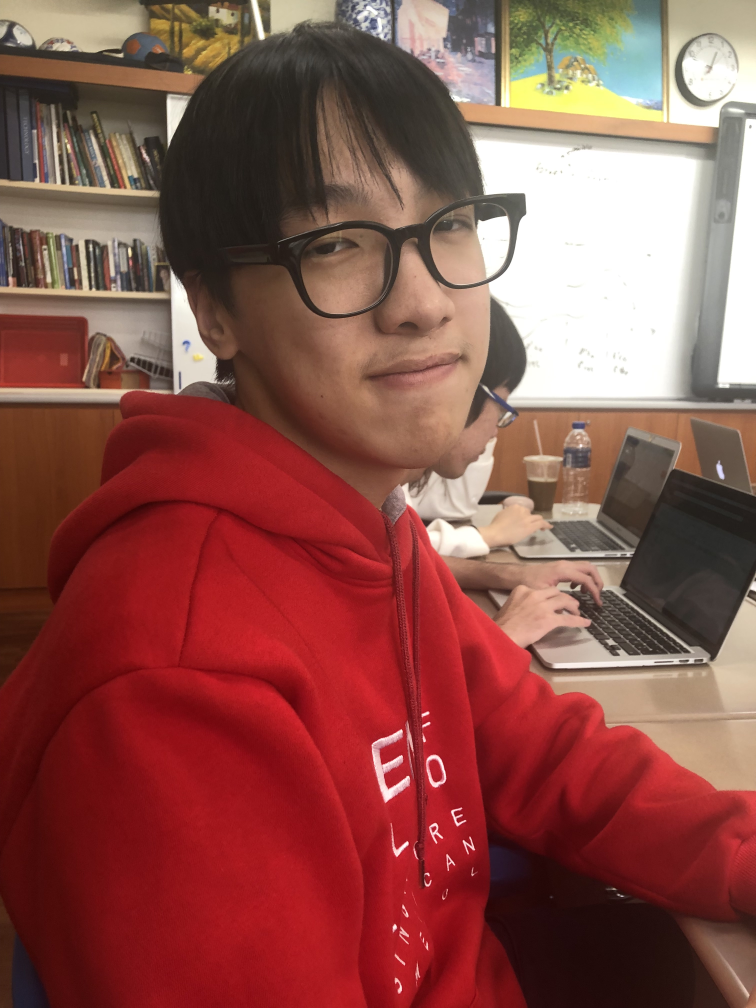
#> input picture IMG_3705.jpeg, 3024 x 4032 px (shown at 1/4 size)
$ python -i LinearTransform.py   (imports and definitions only)
#> lines starting #> are read from the running program, lines starting #| are printed output that depends on the picture
# Basic Animation Framework

from tkinter import *
import numpy as np
import pickle
import os
import sys
import math


USE_CV2 = False

if USE_CV2:
    import cv2


def distance(x0,x1,y0,y1):
    return ((x0-x1)**2 + (y0-y1)**2) ** 0.5

####################################
# Helper Image Functions
####################################

# [20 lines left out: functions findEdges, pic2array, not called in this run]


####################################
# customize these functions
####################################

def init(data):
    data.width = 800
    data.height = 800
    data.line_spacing = 80

    data.i_x = data.width/2 + data.line_spacing
    data.i_y = data.height/2
    data.j_x = data.width / 2
    data.j_y = data.height / 2 - data.line_spacing

    data.i = None
    data.i_circle = None
    data.j = None
    data.j_circle = None

    data.i_selected = False
    data.j_selected = False


    if USE_CV2:
        data.img = cv2.imread("images/penguindab2.jpeg")
        data.img = findEdges(data.img)
        data.img = cv2.cvtColor(data.img, cv2.COLOR_BGR2GRAY)

        data.coordsList = np.array(pic2array(data.img))
        data.coordsList = np.transpose(data.coordsList)
    else:
        with open(os.path.dirname(os.path.abspath(sys.argv[0])) + '/examplePoints.txt', 'rb') as fp:
            data.coordsList = pickle.load(fp)

    max_val = np.max(data.coordsList)
    data.scale = 1.3333/max_val
    data.coordsList = data.coordsList * data.scale  # CoordsList stores # of notches away from the origin

    data.coordsList[0] = data.coordsList[0] - min(data.coordsList[0])
    data.coordsList[1] = data.coordsList[1] - min(data.coordsList[1])

    data.mult_matrix = np.array([[1, 0],
                                [0, 1]])

    data.drawCoords = data.coordsList

    data.zoom = 0.5  # Max Val of 1


# [73 lines left out: functions leftPressed, leftMoved, leftReleased, not called in this run]

def keyPressed(event, data):
    # use event.char and event.keysym
    pass

def timerFired(data):
    pass

# [182 lines left out: functions redrawAll, drawGrid, drawUnitVectors, drawImage, drawUnitMatrix, drawNewGrid and 3 more, not called in this run]

# [1 line not run here, left out]

>>> import cv2
>>> picture = cv2.imread('IMG_3705.jpeg', cv2.IMREAD_GRAYSCALE)
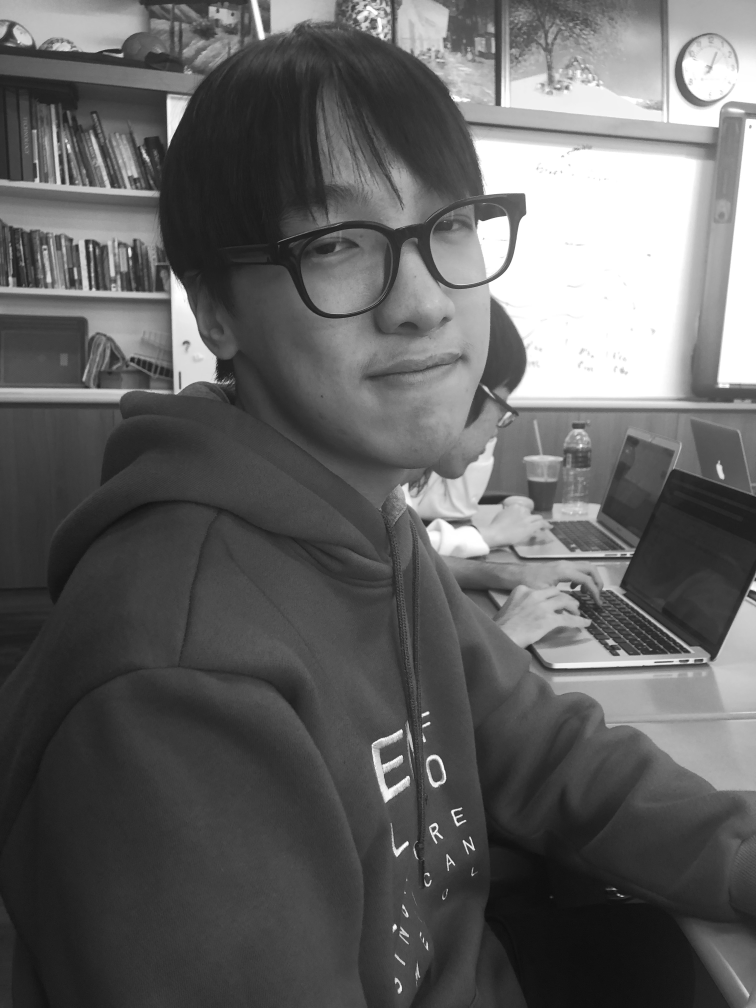
#> picture: shape (4032, 3024) (shown at 1/4 size); min 7, max 255, mean 98.3
#> (the run stopped early here; a loop or call above may not have finished)

$ run again, on img1.jpeg
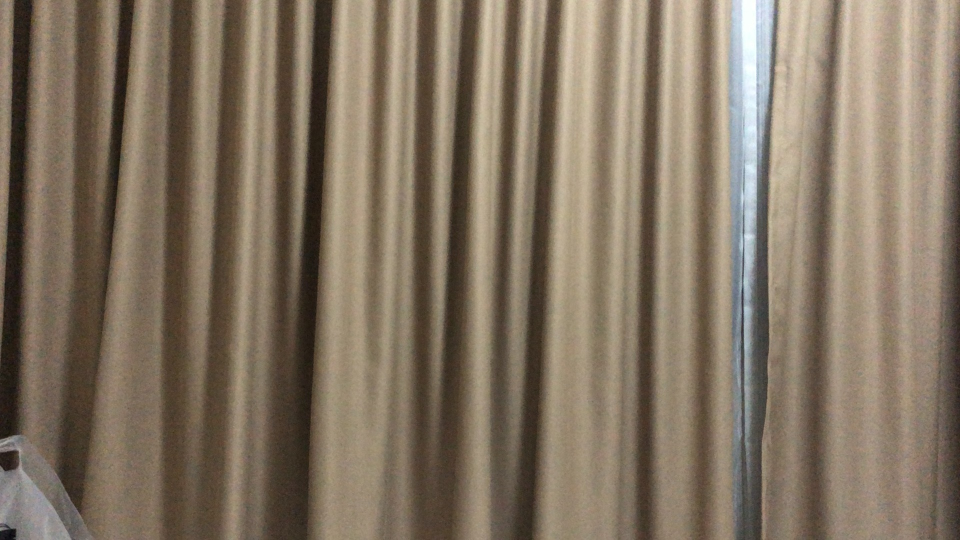
#> input picture img1.jpeg, 1920 x 1080 px (shown at 1/2 size)
#> `picture = cv2.imread('IMG_3705.jpeg', cv2.IMREAD_GRAYSCALE)`:
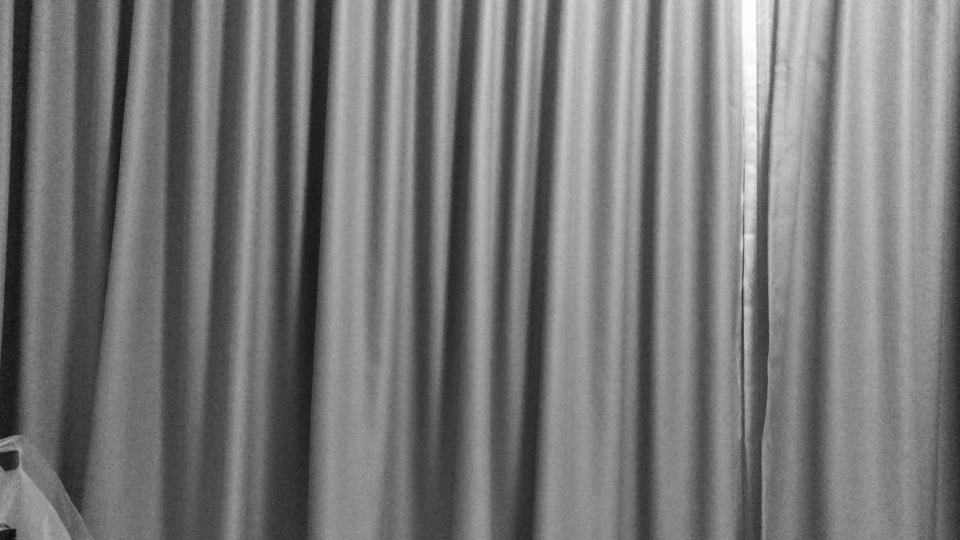
#> picture: shape (1080, 1920) (shown at 1/2 size); min 2, max 255, mean 118.7
